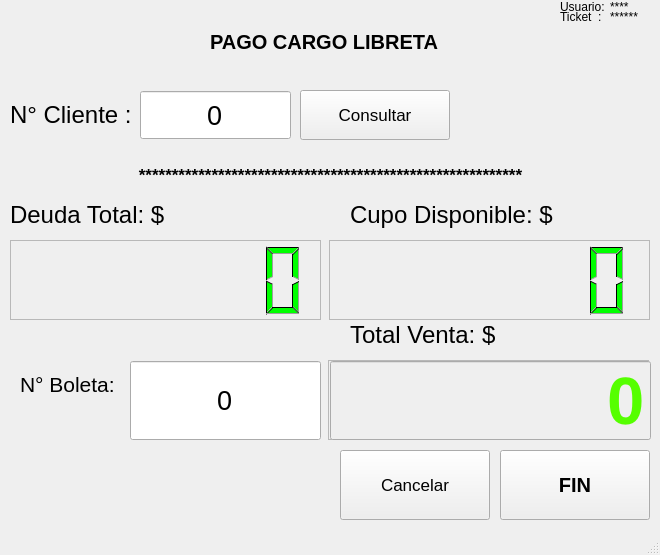
<?xml version="1.0" encoding="UTF-8"?>
<ui version="4.0">
 <class>pagoEfectivo</class>
 <widget class="QMainWindow" name="pagoEfectivo">
  <property name="geometry">
   <rect>
    <x>0</x>
    <y>0</y>
    <width>660</width>
    <height>555</height>
   </rect>
  </property>
  <property name="windowTitle">
   <string>Cargo a Libreta</string>
  </property>
  <widget class="QWidget" name="centralwidget">
   <widget class="QLabel" name="label">
    <property name="geometry">
     <rect>
      <x>350</x>
      <y>310</y>
      <width>161</width>
      <height>50</height>
     </rect>
    </property>
    <property name="text">
     <string>&lt;html&gt;&lt;head/&gt;&lt;body&gt;&lt;p&gt;&lt;span style=&quot; font-size:18pt;&quot;&gt;Total Venta: $&lt;/span&gt;&lt;/p&gt;&lt;/body&gt;&lt;/html&gt;</string>
    </property>
   </widget>
   <widget class="QPushButton" name="btnCancelar">
    <property name="geometry">
     <rect>
      <x>340</x>
      <y>450</y>
      <width>150</width>
      <height>70</height>
     </rect>
    </property>
    <property name="font">
     <font>
      <pointsize>13</pointsize>
     </font>
    </property>
    <property name="text">
     <string>Cancelar</string>
    </property>
    <property name="icon">
     <iconset>
      <normaloff>../icon/error.png</normaloff>../icon/error.png</iconset>
    </property>
    <property name="iconSize">
     <size>
      <width>50</width>
      <height>50</height>
     </size>
    </property>
   </widget>
   <widget class="QPushButton" name="btnAceptar">
    <property name="geometry">
     <rect>
      <x>300</x>
      <y>90</y>
      <width>150</width>
      <height>50</height>
     </rect>
    </property>
    <property name="font">
     <font>
      <pointsize>13</pointsize>
     </font>
    </property>
    <property name="text">
     <string>Consultar</string>
    </property>
    <property name="icon">
     <iconset>
      <normaloff>../icon/binoculars.png</normaloff>../icon/binoculars.png</iconset>
    </property>
    <property name="iconSize">
     <size>
      <width>40</width>
      <height>40</height>
     </size>
    </property>
   </widget>
   <widget class="QPushButton" name="btnFin">
    <property name="geometry">
     <rect>
      <x>500</x>
      <y>450</y>
      <width>150</width>
      <height>70</height>
     </rect>
    </property>
    <property name="font">
     <font>
      <pointsize>15</pointsize>
      <weight>75</weight>
      <bold>true</bold>
     </font>
    </property>
    <property name="text">
     <string>FIN</string>
    </property>
    <property name="icon">
     <iconset>
      <normaloff>../icon/success.png</normaloff>../icon/success.png</iconset>
    </property>
    <property name="iconSize">
     <size>
      <width>50</width>
      <height>50</height>
     </size>
    </property>
   </widget>
   <widget class="QLabel" name="label_3">
    <property name="geometry">
     <rect>
      <x>10</x>
      <y>90</y>
      <width>151</width>
      <height>50</height>
     </rect>
    </property>
    <property name="text">
     <string>&lt;html&gt;&lt;head/&gt;&lt;body&gt;&lt;p&gt;&lt;span style=&quot; font-size:18pt;&quot;&gt;N° Cliente : &lt;/span&gt;&lt;/p&gt;&lt;/body&gt;&lt;/html&gt;</string>
    </property>
   </widget>
   <widget class="QLCDNumber" name="lcdTotalVenta">
    <property name="geometry">
     <rect>
      <x>328</x>
      <y>360</y>
      <width>321</width>
      <height>80</height>
     </rect>
    </property>
    <property name="palette">
     <palette>
      <active>
       <colorrole role="WindowText">
        <brush brushstyle="SolidPattern">
         <color alpha="255">
          <red>0</red>
          <green>255</green>
          <blue>0</blue>
         </color>
        </brush>
       </colorrole>
       <colorrole role="Light">
        <brush brushstyle="SolidPattern">
         <color alpha="255">
          <red>0</red>
          <green>0</green>
          <blue>0</blue>
         </color>
        </brush>
       </colorrole>
      </active>
      <inactive>
       <colorrole role="WindowText">
        <brush brushstyle="SolidPattern">
         <color alpha="255">
          <red>0</red>
          <green>255</green>
          <blue>0</blue>
         </color>
        </brush>
       </colorrole>
       <colorrole role="Light">
        <brush brushstyle="SolidPattern">
         <color alpha="255">
          <red>0</red>
          <green>0</green>
          <blue>0</blue>
         </color>
        </brush>
       </colorrole>
      </inactive>
      <disabled>
       <colorrole role="WindowText">
        <brush brushstyle="SolidPattern">
         <color alpha="255">
          <red>120</red>
          <green>120</green>
          <blue>120</blue>
         </color>
        </brush>
       </colorrole>
       <colorrole role="Light">
        <brush brushstyle="SolidPattern">
         <color alpha="255">
          <red>0</red>
          <green>0</green>
          <blue>0</blue>
         </color>
        </brush>
       </colorrole>
      </disabled>
     </palette>
    </property>
    <property name="frameShape">
     <enum>QFrame::StyledPanel</enum>
    </property>
    <property name="lineWidth">
     <number>1</number>
    </property>
    <property name="midLineWidth">
     <number>1</number>
    </property>
    <property name="smallDecimalPoint">
     <bool>false</bool>
    </property>
    <property name="digitCount">
     <number>7</number>
    </property>
   </widget>
   <widget class="QLabel" name="label_4">
    <property name="geometry">
     <rect>
      <x>20</x>
      <y>360</y>
      <width>151</width>
      <height>50</height>
     </rect>
    </property>
    <property name="text">
     <string>&lt;html&gt;&lt;head/&gt;&lt;body&gt;&lt;p&gt;&lt;span style=&quot; font-size:16pt;&quot;&gt;N° Boleta:&lt;/span&gt;&lt;/p&gt;&lt;/body&gt;&lt;/html&gt;</string>
    </property>
   </widget>
   <widget class="QLabel" name="label_5">
    <property name="geometry">
     <rect>
      <x>210</x>
      <y>30</y>
      <width>231</width>
      <height>21</height>
     </rect>
    </property>
    <property name="font">
     <font>
      <pointsize>15</pointsize>
      <weight>75</weight>
      <italic>false</italic>
      <bold>true</bold>
     </font>
    </property>
    <property name="text">
     <string>&lt;html&gt;&lt;head/&gt;&lt;body&gt;&lt;p&gt;PAGO CARGO LIBRETA&lt;/p&gt;&lt;/body&gt;&lt;/html&gt;</string>
    </property>
   </widget>
   <widget class="QSpinBox" name="txtNboleta">
    <property name="geometry">
     <rect>
      <x>130</x>
      <y>360</y>
      <width>191</width>
      <height>81</height>
     </rect>
    </property>
    <property name="font">
     <font>
      <pointsize>20</pointsize>
     </font>
    </property>
    <property name="wrapping">
     <bool>false</bool>
    </property>
    <property name="alignment">
     <set>Qt::AlignCenter</set>
    </property>
    <property name="readOnly">
     <bool>false</bool>
    </property>
    <property name="buttonSymbols">
     <enum>QAbstractSpinBox::NoButtons</enum>
    </property>
    <property name="accelerated">
     <bool>true</bool>
    </property>
    <property name="showGroupSeparator" stdset="0">
     <bool>false</bool>
    </property>
    <property name="minimum">
     <number>0</number>
    </property>
    <property name="maximum">
     <number>1000000</number>
    </property>
   </widget>
   <widget class="QSpinBox" name="txtIdCliente">
    <property name="geometry">
     <rect>
      <x>140</x>
      <y>90</y>
      <width>151</width>
      <height>50</height>
     </rect>
    </property>
    <property name="font">
     <font>
      <pointsize>20</pointsize>
     </font>
    </property>
    <property name="wrapping">
     <bool>false</bool>
    </property>
    <property name="alignment">
     <set>Qt::AlignCenter</set>
    </property>
    <property name="readOnly">
     <bool>false</bool>
    </property>
    <property name="buttonSymbols">
     <enum>QAbstractSpinBox::NoButtons</enum>
    </property>
    <property name="accelerated">
     <bool>true</bool>
    </property>
    <property name="showGroupSeparator" stdset="0">
     <bool>false</bool>
    </property>
    <property name="minimum">
     <number>0</number>
    </property>
    <property name="maximum">
     <number>1000000</number>
    </property>
   </widget>
   <widget class="QLabel" name="lblNombreCliente">
    <property name="geometry">
     <rect>
      <x>10</x>
      <y>150</y>
      <width>641</width>
      <height>50</height>
     </rect>
    </property>
    <property name="font">
     <font>
      <pointsize>13</pointsize>
      <weight>75</weight>
      <bold>true</bold>
     </font>
    </property>
    <property name="text">
     <string>&lt;html&gt;&lt;head/&gt;&lt;body&gt;&lt;p&gt;**********************************************************&lt;/p&gt;&lt;/body&gt;&lt;/html&gt;</string>
    </property>
    <property name="alignment">
     <set>Qt::AlignCenter</set>
    </property>
   </widget>
   <widget class="QLCDNumber" name="lcdCupoDisponible">
    <property name="geometry">
     <rect>
      <x>329</x>
      <y>240</y>
      <width>321</width>
      <height>80</height>
     </rect>
    </property>
    <property name="palette">
     <palette>
      <active>
       <colorrole role="WindowText">
        <brush brushstyle="SolidPattern">
         <color alpha="255">
          <red>0</red>
          <green>255</green>
          <blue>0</blue>
         </color>
        </brush>
       </colorrole>
       <colorrole role="Light">
        <brush brushstyle="SolidPattern">
         <color alpha="255">
          <red>0</red>
          <green>0</green>
          <blue>0</blue>
         </color>
        </brush>
       </colorrole>
      </active>
      <inactive>
       <colorrole role="WindowText">
        <brush brushstyle="SolidPattern">
         <color alpha="255">
          <red>0</red>
          <green>255</green>
          <blue>0</blue>
         </color>
        </brush>
       </colorrole>
       <colorrole role="Light">
        <brush brushstyle="SolidPattern">
         <color alpha="255">
          <red>0</red>
          <green>0</green>
          <blue>0</blue>
         </color>
        </brush>
       </colorrole>
      </inactive>
      <disabled>
       <colorrole role="WindowText">
        <brush brushstyle="SolidPattern">
         <color alpha="255">
          <red>120</red>
          <green>120</green>
          <blue>120</blue>
         </color>
        </brush>
       </colorrole>
       <colorrole role="Light">
        <brush brushstyle="SolidPattern">
         <color alpha="255">
          <red>0</red>
          <green>0</green>
          <blue>0</blue>
         </color>
        </brush>
       </colorrole>
      </disabled>
     </palette>
    </property>
    <property name="frameShape">
     <enum>QFrame::StyledPanel</enum>
    </property>
    <property name="lineWidth">
     <number>1</number>
    </property>
    <property name="midLineWidth">
     <number>1</number>
    </property>
    <property name="smallDecimalPoint">
     <bool>false</bool>
    </property>
    <property name="digitCount">
     <number>7</number>
    </property>
   </widget>
   <widget class="QLCDNumber" name="lcdDeudaTotal">
    <property name="geometry">
     <rect>
      <x>10</x>
      <y>240</y>
      <width>311</width>
      <height>80</height>
     </rect>
    </property>
    <property name="palette">
     <palette>
      <active>
       <colorrole role="WindowText">
        <brush brushstyle="SolidPattern">
         <color alpha="255">
          <red>0</red>
          <green>255</green>
          <blue>0</blue>
         </color>
        </brush>
       </colorrole>
       <colorrole role="Light">
        <brush brushstyle="SolidPattern">
         <color alpha="255">
          <red>0</red>
          <green>0</green>
          <blue>0</blue>
         </color>
        </brush>
       </colorrole>
      </active>
      <inactive>
       <colorrole role="WindowText">
        <brush brushstyle="SolidPattern">
         <color alpha="255">
          <red>0</red>
          <green>255</green>
          <blue>0</blue>
         </color>
        </brush>
       </colorrole>
       <colorrole role="Light">
        <brush brushstyle="SolidPattern">
         <color alpha="255">
          <red>0</red>
          <green>0</green>
          <blue>0</blue>
         </color>
        </brush>
       </colorrole>
      </inactive>
      <disabled>
       <colorrole role="WindowText">
        <brush brushstyle="SolidPattern">
         <color alpha="255">
          <red>120</red>
          <green>120</green>
          <blue>120</blue>
         </color>
        </brush>
       </colorrole>
       <colorrole role="Light">
        <brush brushstyle="SolidPattern">
         <color alpha="255">
          <red>0</red>
          <green>0</green>
          <blue>0</blue>
         </color>
        </brush>
       </colorrole>
      </disabled>
     </palette>
    </property>
    <property name="frameShape">
     <enum>QFrame::StyledPanel</enum>
    </property>
    <property name="lineWidth">
     <number>1</number>
    </property>
    <property name="midLineWidth">
     <number>1</number>
    </property>
    <property name="smallDecimalPoint">
     <bool>false</bool>
    </property>
    <property name="digitCount">
     <number>7</number>
    </property>
   </widget>
   <widget class="QLabel" name="label_2">
    <property name="geometry">
     <rect>
      <x>350</x>
      <y>190</y>
      <width>211</width>
      <height>50</height>
     </rect>
    </property>
    <property name="text">
     <string>&lt;html&gt;&lt;head/&gt;&lt;body&gt;&lt;p&gt;&lt;span style=&quot; font-size:18pt;&quot;&gt;Cupo Disponible: $&lt;/span&gt;&lt;/p&gt;&lt;/body&gt;&lt;/html&gt;</string>
    </property>
   </widget>
   <widget class="QLabel" name="label_6">
    <property name="geometry">
     <rect>
      <x>10</x>
      <y>190</y>
      <width>161</width>
      <height>50</height>
     </rect>
    </property>
    <property name="text">
     <string>&lt;html&gt;&lt;head/&gt;&lt;body&gt;&lt;p&gt;&lt;span style=&quot; font-size:18pt;&quot;&gt;Deuda Total: $&lt;/span&gt;&lt;/p&gt;&lt;/body&gt;&lt;/html&gt;</string>
    </property>
   </widget>
   <widget class="QLabel" name="tk">
    <property name="geometry">
     <rect>
      <x>560</x>
      <y>10</y>
      <width>47</width>
      <height>14</height>
     </rect>
    </property>
    <property name="text">
     <string>Ticket  :</string>
    </property>
   </widget>
   <widget class="QLabel" name="lblidVenta">
    <property name="geometry">
     <rect>
      <x>610</x>
      <y>10</y>
      <width>47</width>
      <height>14</height>
     </rect>
    </property>
    <property name="text">
     <string>******</string>
    </property>
   </widget>
   <widget class="QLabel" name="lblIdUsuario">
    <property name="geometry">
     <rect>
      <x>610</x>
      <y>0</y>
      <width>47</width>
      <height>14</height>
     </rect>
    </property>
    <property name="text">
     <string>****</string>
    </property>
   </widget>
   <widget class="QLabel" name="Usuario">
    <property name="geometry">
     <rect>
      <x>560</x>
      <y>0</y>
      <width>47</width>
      <height>14</height>
     </rect>
    </property>
    <property name="text">
     <string>Usuario:</string>
    </property>
   </widget>
   <widget class="QSpinBox" name="displayTotalVenta">
    <property name="enabled">
     <bool>false</bool>
    </property>
    <property name="geometry">
     <rect>
      <x>330</x>
      <y>360</y>
      <width>321</width>
      <height>81</height>
     </rect>
    </property>
    <property name="palette">
     <palette>
      <active>
       <colorrole role="Text">
        <brush brushstyle="SolidPattern">
         <color alpha="255">
          <red>0</red>
          <green>0</green>
          <blue>0</blue>
         </color>
        </brush>
       </colorrole>
       <colorrole role="BrightText">
        <brush brushstyle="SolidPattern">
         <color alpha="255">
          <red>255</red>
          <green>255</green>
          <blue>255</blue>
         </color>
        </brush>
       </colorrole>
      </active>
      <inactive>
       <colorrole role="Text">
        <brush brushstyle="SolidPattern">
         <color alpha="255">
          <red>0</red>
          <green>0</green>
          <blue>0</blue>
         </color>
        </brush>
       </colorrole>
       <colorrole role="BrightText">
        <brush brushstyle="SolidPattern">
         <color alpha="255">
          <red>255</red>
          <green>255</green>
          <blue>255</blue>
         </color>
        </brush>
       </colorrole>
      </inactive>
      <disabled>
       <colorrole role="Text">
        <brush brushstyle="SolidPattern">
         <color alpha="255">
          <red>85</red>
          <green>255</green>
          <blue>0</blue>
         </color>
        </brush>
       </colorrole>
       <colorrole role="BrightText">
        <brush brushstyle="SolidPattern">
         <color alpha="255">
          <red>0</red>
          <green>0</green>
          <blue>0</blue>
         </color>
        </brush>
       </colorrole>
      </disabled>
     </palette>
    </property>
    <property name="font">
     <font>
      <pointsize>50</pointsize>
      <weight>75</weight>
      <italic>false</italic>
      <bold>true</bold>
      <underline>false</underline>
      <strikeout>false</strikeout>
      <kerning>false</kerning>
     </font>
    </property>
    <property name="layoutDirection">
     <enum>Qt::RightToLeft</enum>
    </property>
    <property name="styleSheet">
     <string notr="true">self.displayNumber.setStyleSheet(&quot;background-color: rgb(0, 255, 0)&quot;)
</string>
    </property>
    <property name="alignment">
     <set>Qt::AlignRight|Qt::AlignTrailing|Qt::AlignVCenter</set>
    </property>
    <property name="readOnly">
     <bool>true</bool>
    </property>
    <property name="buttonSymbols">
     <enum>QAbstractSpinBox::NoButtons</enum>
    </property>
    <property name="correctionMode">
     <enum>QAbstractSpinBox::CorrectToPreviousValue</enum>
    </property>
    <property name="showGroupSeparator" stdset="0">
     <bool>true</bool>
    </property>
    <property name="suffix">
     <string/>
    </property>
    <property name="prefix">
     <string extracomment="$"/>
    </property>
    <property name="maximum">
     <number>100000</number>
    </property>
    <property name="singleStep">
     <number>0</number>
    </property>
    <property name="value">
     <number>0</number>
    </property>
   </widget>
  </widget>
  <widget class="QStatusBar" name="statusbar"/>
 </widget>
 <resources/>
 <connections/>
</ui>
